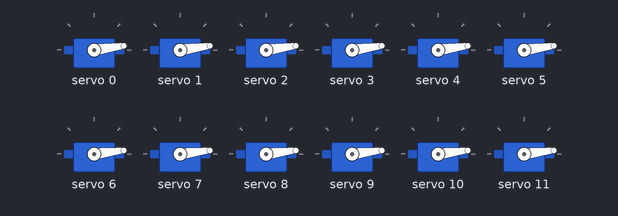
A sketch run on a simulated Arduino Uno, built with avr-gcc and run on an emulated ATmega328P. Shown: 12 × servo. What the sketch prints to the serial monitor is not drawn.

Above: at 0.05 s.
At 1.4 s:
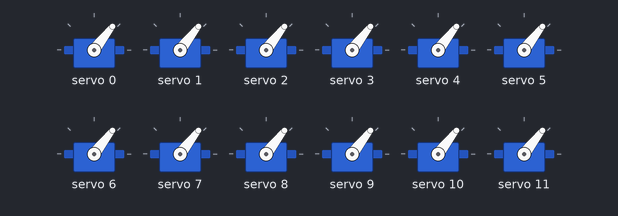
At 2.75 s:
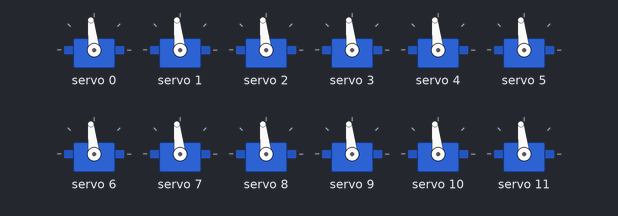
At 5.45 s:
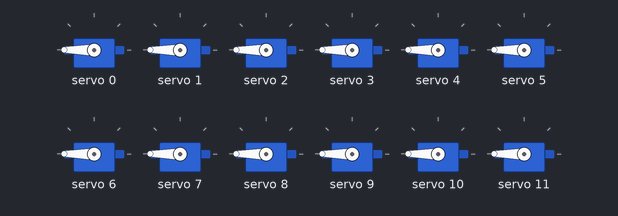
At 8.15 s:
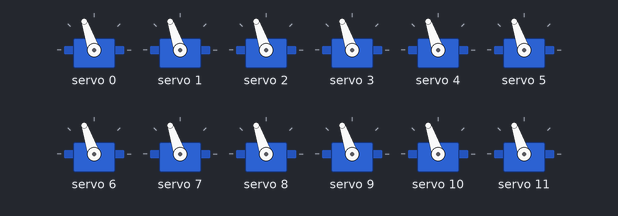
At 10.9 s:
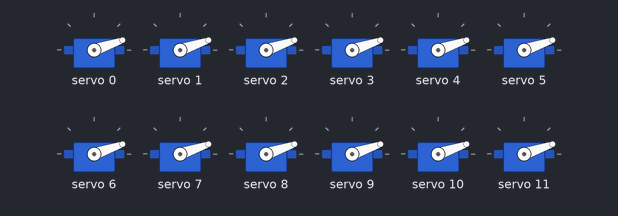
Timing chart, 0 to 15.3 s (numbered marks = the images above):
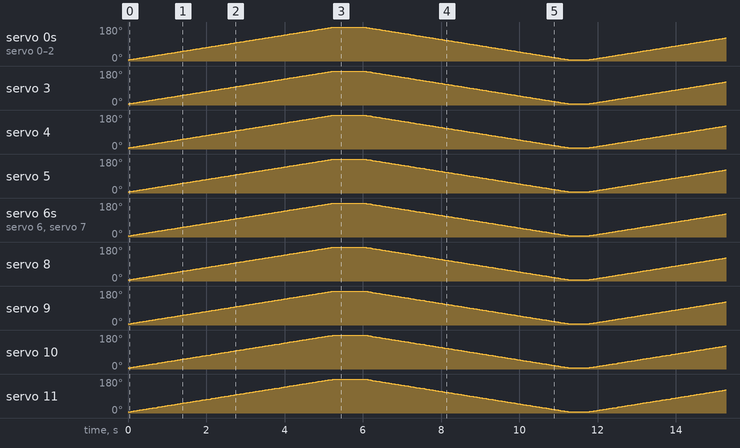

The sketch:

16_channel_PWM_Test1.ino
```cpp
#include <Wire.h>
#include <Adafruit_PWMServoDriver.h>

// called this way, it uses the default address 0x40
//以这种方式调用，它使用默认地址0x40。
Adafruit_PWMServoDriver pwm = Adafruit_PWMServoDriver();
// you can also call it with a different address you want
//Adafruit_PWMServoDriver pwm = Adafruit_PWMServoDriver(0x41);
//也可以用不同的地址调用它

/* Depending on your servo make, the pulse width min and max may vary, you  want these to be as small/large as possible without hitting the hard stop
 for max range. You'll have to tweak them as necessary to match the servos you
have!*/
/*根据你的伺服制作，脉冲宽度最小和最大可能变化，你想要这些尽可能小大而不碰到
硬停止，对于最大范围。你必须调整它们以匹配你的伺服系统！*/
#define SERVOMIN  150 // this is the 'minimum' pulse length count (out of 4096)
//这是“最小”脉冲长度计数（在4096）中
#define SERVOMAX  600 // this is the 'maximum' pulse length count (out of 4096)
//这是“最大”脉冲长度计数（在4096中）

// our servo # counter
//uint8_t servonum = 0;

void setup() {
   Serial.begin(9600);
   Serial.println("16 channel Servo test!");

  pwm.begin();

   pwm.setPWMFreq(60);  // Analog servos run at ~60 Hz updates
   //模拟伺服在60赫兹更新下运行
}

// you can use this function if you'd like to set the pulse length in seconds
// e.g. setServoPulse(0, 0.001) is a ~1 millisecond pulse width. its not precise!
//如果您想以秒为单位设置脉冲长度，则可以使用此函数。
//例如SET伺服脉冲（0，0.001）是一个1毫秒的脉冲宽度。它不是
void setServoPulse(uint8_t n, double pulse) {
   double pulselength;//精度浮点数

   pulselength = 1000000;   // 1,000,000 us per second 每秒100万
   pulselength /= 60;   // 60 Hz
   Serial.print(pulselength); Serial.println(" us per period");
   pulselength /= 4096;  // 12 bits of resolution 12位分辨率
   Serial.print(pulselength); Serial.println(" us per bit");
   pulse *= 1000;
   pulse /= pulselength;
   Serial.println(pulse);
   pwm.setPWM(n, 0, pulse);
}

void loop() {
   // Drive each servo one at a time
   //Serial.println(servonum);
   //每次驱动一个伺服驱动器
//串行打印（伺服）；
   for (uint16_t pulselen = SERVOMIN; pulselen < SERVOMAX; pulselen++) {
     pwm.setPWM(0, 0, pulselen);
     pwm.setPWM(1, 0, pulselen);
     pwm.setPWM(2, 0, pulselen);
     pwm.setPWM(3, 0, pulselen);
     pwm.setPWM(4, 0, pulselen);
     pwm.setPWM(5, 0, pulselen);
     pwm.setPWM(6, 0, pulselen);
     pwm.setPWM(7, 0, pulselen);
     pwm.setPWM(8, 0, pulselen);
     pwm.setPWM(9, 0, pulselen);
     pwm.setPWM(10, 0, pulselen);
     pwm.setPWM(11, 0, pulselen);
     pwm.setPWM(12, 0, pulselen);
     pwm.setPWM(13, 0, pulselen);
     pwm.setPWM(14, 0, pulselen);
     pwm.setPWM(15, 0, pulselen);
   }
   delay(500);
   for (uint16_t pulselen = SERVOMAX; pulselen > SERVOMIN; pulselen--) {
     pwm.setPWM(0, 0, pulselen);
     pwm.setPWM(1, 0, pulselen);
     pwm.setPWM(2, 0, pulselen);
     pwm.setPWM(3, 0, pulselen);
     pwm.setPWM(4, 0, pulselen);
     pwm.setPWM(5, 0, pulselen);
     pwm.setPWM(6, 0, pulselen);
     pwm.setPWM(7, 0, pulselen);
     pwm.setPWM(8, 0, pulselen);
     pwm.setPWM(9, 0, pulselen);
     pwm.setPWM(10, 0, pulselen);
     pwm.setPWM(11, 0, pulselen);
     pwm.setPWM(12, 0, pulselen);
     pwm.setPWM(13, 0, pulselen);
     pwm.setPWM(14, 0, pulselen);
     pwm.setPWM(15, 0, pulselen);
   }
   delay(500);

}
```
